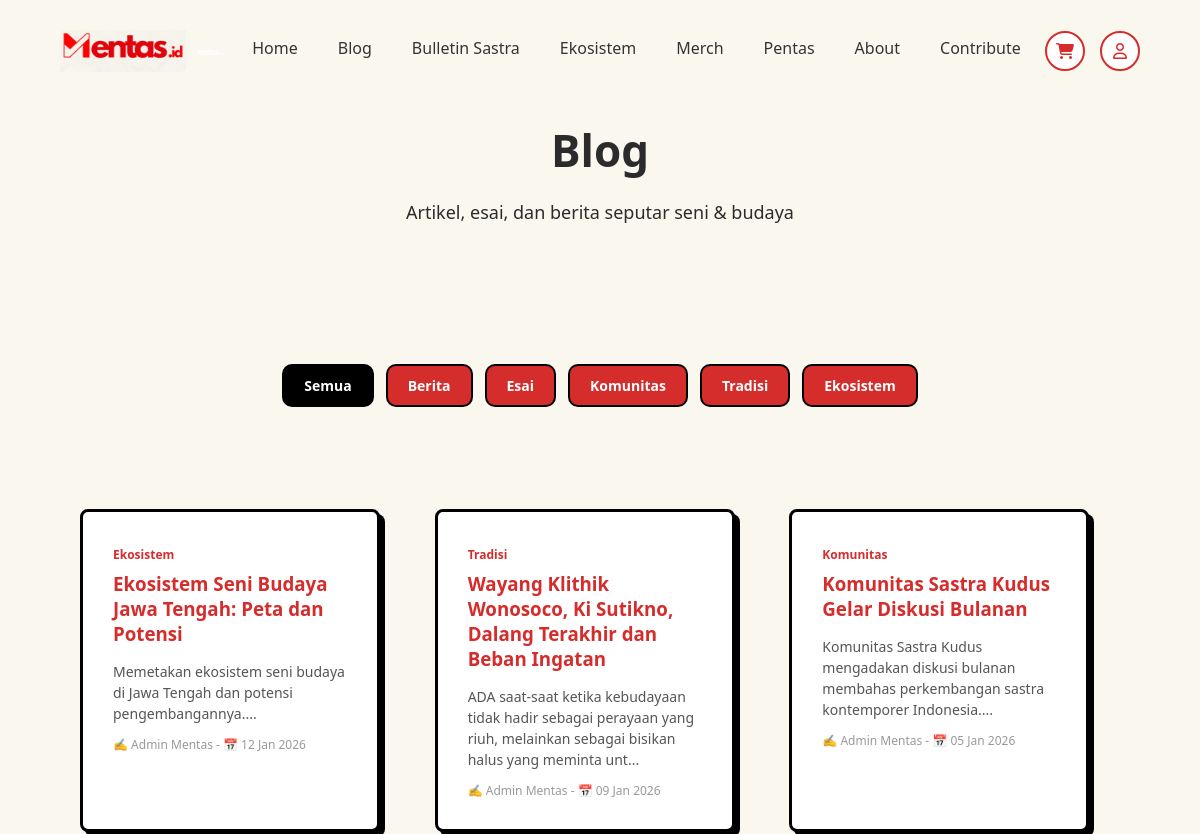
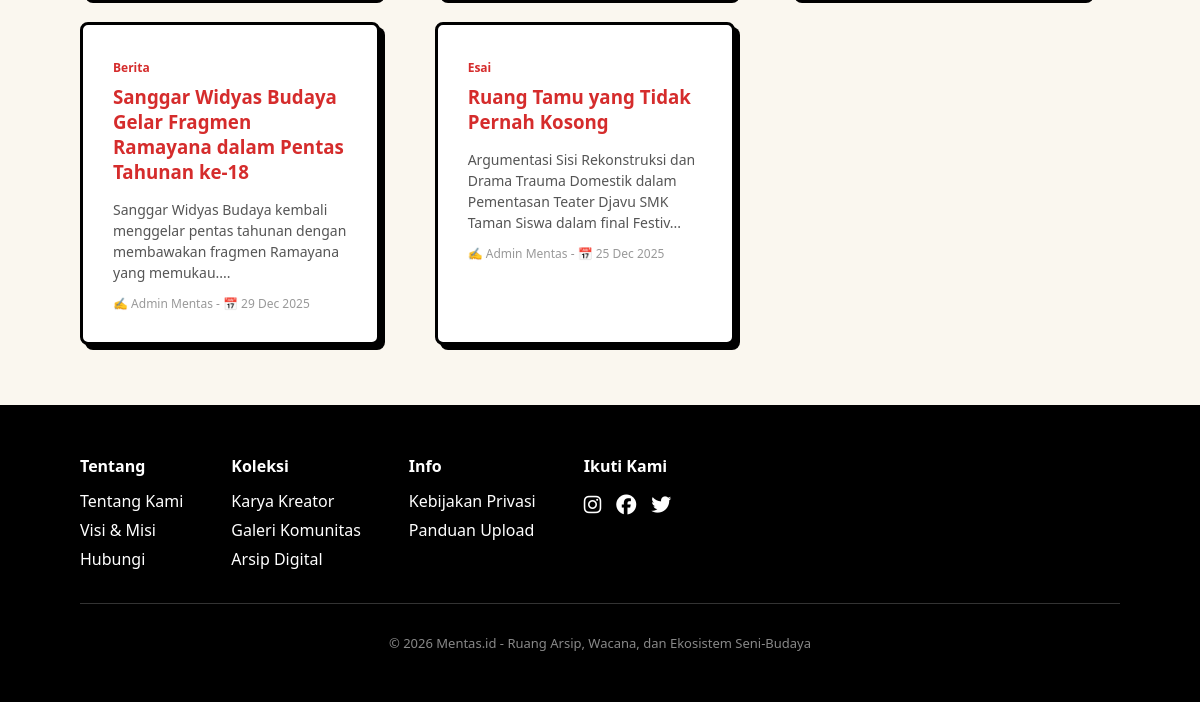
The app's page /blog, older data (2 pictures, top to bottom).
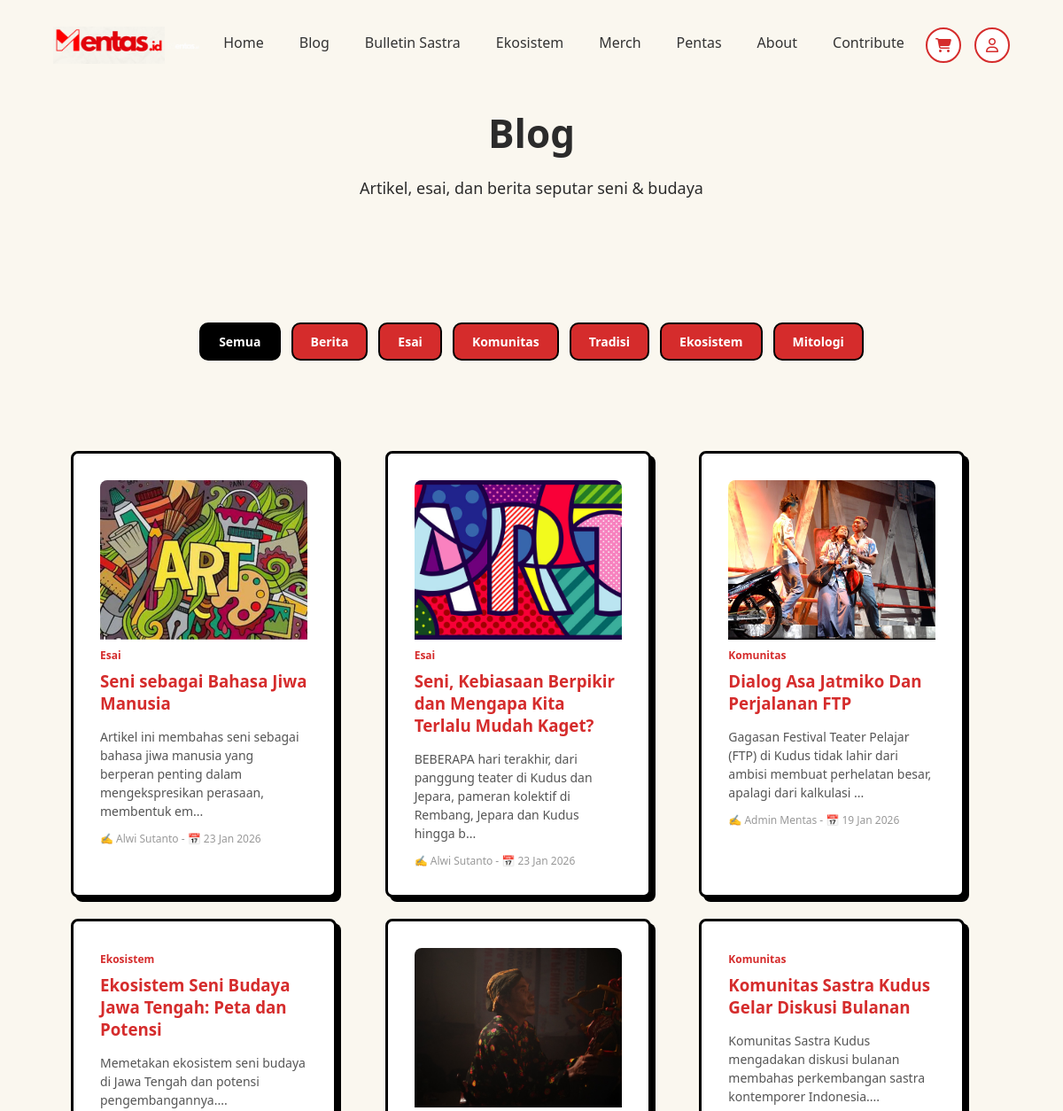
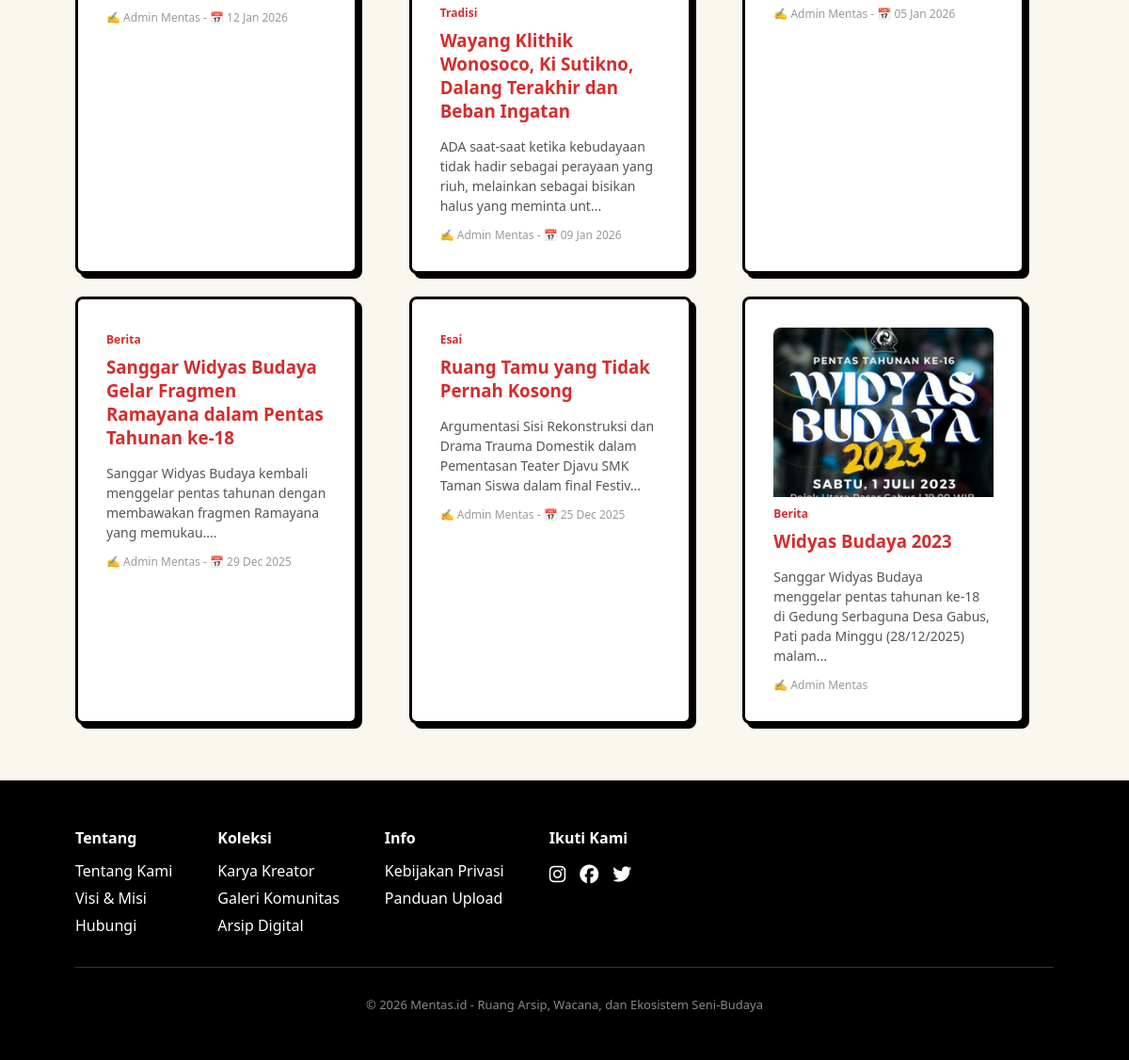
The same page, newer data (2 pictures, top to bottom).
### tables this page shows
CREATE TABLE `categories` (
  `id` int NOT NULL,
  `name` varchar(100) NOT NULL,
  `slug` varchar(100) NOT NULL,
  `description` text,
  `is_active` tinyint(1) DEFAULT '1',
  `sort_order` int DEFAULT '0',
  `created_at` timestamp NULL DEFAULT CURRENT_TIMESTAMP,
  `updated_at` timestamp NULL DEFAULT CURRENT_TIMESTAMP ON UPDATE CURRENT_TIMESTAMP
);

CREATE TABLE `posts` (
  `id` int NOT NULL,
  `title` varchar(255) NOT NULL,
  `slug` varchar(255) NOT NULL,
  `excerpt` text,
  `body` longtext,
  `cover_image` varchar(255) DEFAULT NULL,
  `category_id` int DEFAULT NULL,
  `author_id` int DEFAULT NULL,
  `status` enum('draft','published') DEFAULT 'draft',
  `views` int DEFAULT '0',
  `created_at` timestamp NULL DEFAULT CURRENT_TIMESTAMP,
  `updated_at` timestamp NULL DEFAULT CURRENT_TIMESTAMP ON UPDATE CURRENT_TIMESTAMP,
  `published_at` timestamp NULL DEFAULT NULL
);

CREATE TABLE `users` (
  `id` int NOT NULL,
  `name` varchar(100) NOT NULL,
  `email` varchar(100) NOT NULL,
  `password` varchar(255) NOT NULL,
  `phone` varchar(20) DEFAULT NULL,
  `bio` text,
  `avatar` varchar(255) DEFAULT NULL,
  `address` text,
  `social_media` json DEFAULT NULL,
  `role` enum('admin','contributor') DEFAULT 'contributor',
  `status` enum('pending','active','rejected') DEFAULT 'pending',
  `created_at` timestamp NULL DEFAULT CURRENT_TIMESTAMP,
  `updated_at` timestamp NULL DEFAULT CURRENT_TIMESTAMP ON UPDATE CURRENT_TIMESTAMP
);

### app/controllers/ContentController.php (called while the page is built, shortened)
<?php
class ContentController extends Controller
{
    private $postModel;
    private $categoryModel;
    public function __construct()
    {
        $this->postModel = new Post();
        $this->categoryModel = new Category();
    }
    public function handle()
    {
        $type = $_GET['type'] ?? null;
        $slug = $_GET['slug'] ?? null;
        $categories = $this->categoryModel->all(true);
        $categories = $this->categoryModel->all(true);
        if (!$slug) {
            $posts = $this->postModel->all(20);
            return $this->view('content/list/article', [
                'type' => ['name' => 'Blog', 'slug' => 'blog'],
                'contents' => $posts,
                'categories' => $categories,
                'activeCategory' => null
            ]);
        }
        return $this->view('errors/404');
    }
}

### app/core/Router.php (called while the page is built, shortened)
<?php
class Router
{
    public function dispatch()
    {
        $method = 'index';
        $params = [];
        if (isset($_GET['url']) && !empty($_GET['url'])) {
            $url = explode('/', rtrim($_GET['url'], '/'));
            $segment1 = $url[0] ?? '';
            $segment2 = $url[1] ?? null;
            $possibleController = ucfirst($segment1) . 'Controller';
            $controllerPath = "../app/controllers/$possibleController.php";
            if (file_exists($controllerPath)) {
                $controllerName = $possibleController;
                if ($segment2) {
                    require_once $controllerPath;
                    $tempController = new $possibleController;
                    $reflectionClass = new ReflectionClass($tempController);
                    $hasRealMethod = false;
                    try {
                        $reflectionMethod = $reflectionClass->getMethod($segment2);
                        $hasRealMethod = $reflectionMethod->isPublic() && $reflectionMethod->getName() === $segment2;
                    } catch (ReflectionException $e) {
                        $hasRealMethod = false;
                    }
                    if ($hasRealMethod) {
                        $method = $segment2;
                        $params = array_slice($url, 2);
                    } else {
                        $method = 'index';
                        $params = array_slice($url, 1);
                    }
                    $controller = $tempController;
                    if (!method_exists($controller, $method)) {
                        if (method_exists($controller, '__call')) {
                            return call_user_func_array([$controller, $method], $params);
                        }
                        die("Method tidak ditemukan: $method di $controllerName");
                    }
                    return call_user_func_array([$controller, $method], $params);
                }
            } else {
                $method = 'handle';
            }
        }
        $controller = new $controllerName;
        call_user_func_array([$controller, $method], $params);
    }
}

### public/index.php (called while the page is built, shortened)
<?php
require_once '../app/config/database.php';
require_once '../app/core/Database.php';
require_once '../app/core/Router.php';
require_once '../app/models/Category.php';
require_once '../app/models/Post.php';
$router = new Router();
$router->dispatch();

### app/core/Database.php (called while the page is built, shortened)
<?php
class Database
{
    private static $instance = null;
    private $pdo;
    private function __construct()
    {
        try {
            $dsn = "mysql:host=" . DB_HOST . ";dbname=" . DB_NAME . ";charset=" . DB_CHARSET;
            $options = [
                PDO::ATTR_ERRMODE => PDO::ERRMODE_EXCEPTION,
                PDO::ATTR_DEFAULT_FETCH_MODE => PDO::FETCH_ASSOC,
                PDO::ATTR_EMULATE_PREPARES => false,
            ];
            $this->pdo = new PDO($dsn, DB_USER, DB_PASS, $options);
        } catch (PDOException $e) {
            die("Database connection failed: " . $e->getMessage());
        }
    }
    public static function getInstance()
    {
        if (self::$instance === null) {
            self::$instance = new self();
        }
        return self::$instance;
    }
    public function query($sql, $params = [])
    {
        $stmt = $this->pdo->prepare($sql);
        $stmt->execute($params);
        return $stmt->fetchAll();
    }
}

### app/models/Category.php (called while the page is built, shortened)
<?php
class Category
{
    private $db;
    public function __construct()
    {
        $this->db = Database::getInstance();
    }
    public function all($activeOnly = true)
    {
        $sql = "SELECT * FROM categories";
        if ($activeOnly) {
            $sql .= " WHERE is_active = 1";
        }
        $sql .= " ORDER BY sort_order ASC, name ASC";
        return $this->db->query($sql);
    }
}

### app/models/Post.php (called while the page is built, shortened)
<?php
class Post
{
    private $db;
    public function __construct()
    {
        $this->db = Database::getInstance();
    }
    public function all($limit = null, $offset = 0)
    {
        $sql = "SELECT p.*, c.name as category_name, c.slug as category_slug, u.name as author_name
                FROM posts p
                LEFT JOIN categories c ON p.category_id = c.id
                LEFT JOIN users u ON p.author_id = u.id
                WHERE p.status = 'published'
                ORDER BY p.published_at DESC, p.created_at DESC";
        if ($limit) {
            $sql .= " LIMIT $limit OFFSET $offset";
        }
        return $this->db->query($sql);
    }
}

### app/views/content/list/article.php (the view, shortened to what the rows shown need)
<section class="hero blog-hero">
    <div class="hero-content">
        <h1><?= $type['name'] ?? 'Blog'; ?></h1>
    </div>
</section>
<section class="program-section blog-section">
    <?php require __DIR__ . '/../components/filter.php'; ?>
    <div class="blog-grid">
        <?php if (empty($contents)): ?>
            <p class="blog-empty">Belum ada tulisan di kategori ini.</p>
        <?php else: ?>
            <?php foreach ($contents as $item): ?>
                <article class="program-card blog-card">
                    <?php if (!empty($item['cover_image'])): ?>
                        <img src="<?= BASE_URL ?>/<?= $item['cover_image']; ?>" alt="<?= htmlspecialchars($item['title']); ?>" class="blog-card-img">
                    <?php endif; ?>
                    <?php if (!empty($item['category_name'])): ?>
                        <span class="blog-category">
                            <?= $item['category_name']; ?>
                        </span>
                    <?php endif; ?>
                    <h3 class="blog-title">
                        <a href="<?= BASE_URL ?>/blog/<?= $item['slug']; ?>" class="blog-title-link">
                            <?= htmlspecialchars($item['title']); ?>
                        </a>
                    </h3>
                    <p class="blog-excerpt">
                        <?= htmlspecialchars(substr($item['excerpt'] ?? '', 0, 120)); ?>...
                    </p>
                    <div class="blog-meta">
                        <?php if (!empty($item['author_name'])): ?>
                            ✍ <?= $item['author_name']; ?>
                        <?php endif; ?>
                        <?php if (!empty($item['published_at'])): ?>
                            - 📅 <?= date('d M Y', strtotime($item['published_at'])); ?>
                        <?php endif; ?>
                    </div>
                </article>
            <?php endforeach; ?>
        <?php endif; ?>
    </div>
</section>

### app/views/content/components/filter.php
<div class="blog-filter">
    <a href="<?= BASE_URL ?>/blog"
       class="filter-btn <?= empty($activeCategory) ? 'is-active' : '' ?>">
        Semua
    </a>
    <?php if (!empty($categories)): ?>
        <?php foreach ($categories as $cat): ?>
            <a href="<?= BASE_URL ?>/blog/<?= $cat['slug']; ?>"
               class="filter-btn <?= ($activeCategory ?? '') === $cat['slug'] ? 'is-active' : '' ?>">
                <?= $cat['name']; ?>
            </a>
        <?php endforeach; ?>
    <?php endif; ?>
</div>

Row changes from the older to the newer data that the page shows:
added categories: name "Mitologi"
added posts: cover_image (picture), category.name "Esai", title "Seni sebagai Bahasa Jiwa Manusia", excerpt "Artikel ini membahas seni sebagai bahasa jiwa manusia yang berperan penting dalam mengekspresikan perasaan, membentuk em", author.name "Alwi Sutanto", published_at "23 Jan 2026"
added posts: cover_image (picture), category.name "Esai", title "Seni, Kebiasaan Berpikir dan Mengapa Kita Terlalu Mudah Kaget?", excerpt "BEBERAPA hari terakhir, dari panggung teater di Kudus dan Jepara, pameran kolektif di Rembang, Jepara dan Kudus hingga b", author.name "Alwi Sutanto", published_at "23 Jan 2026"
added posts: cover_image (picture), category.name "Komunitas", title "Dialog Asa Jatmiko Dan Perjalanan FTP", excerpt "Gagasan Festival Teater Pelajar (FTP) di Kudus tidak lahir dari ambisi membuat perhelatan besar, apalagi dari kalkulasi", author.name "Admin Mentas", published_at "19 Jan 2026"
changed posts "Wayang Klithik Wonosoco, Ki Sutikno, Dalang Terakhir dan Beban Ingatan": cover_image: picture added
added posts: cover_image (picture), category.name "Berita", title "Widyas Budaya 2023", excerpt "Sanggar Widyas Budaya menggelar pentas tahunan ke-18 di Gedung Serbaguna Desa Gabus, Pati pada Minggu (28/12/2025) malam", author.name "Admin Mentas"
